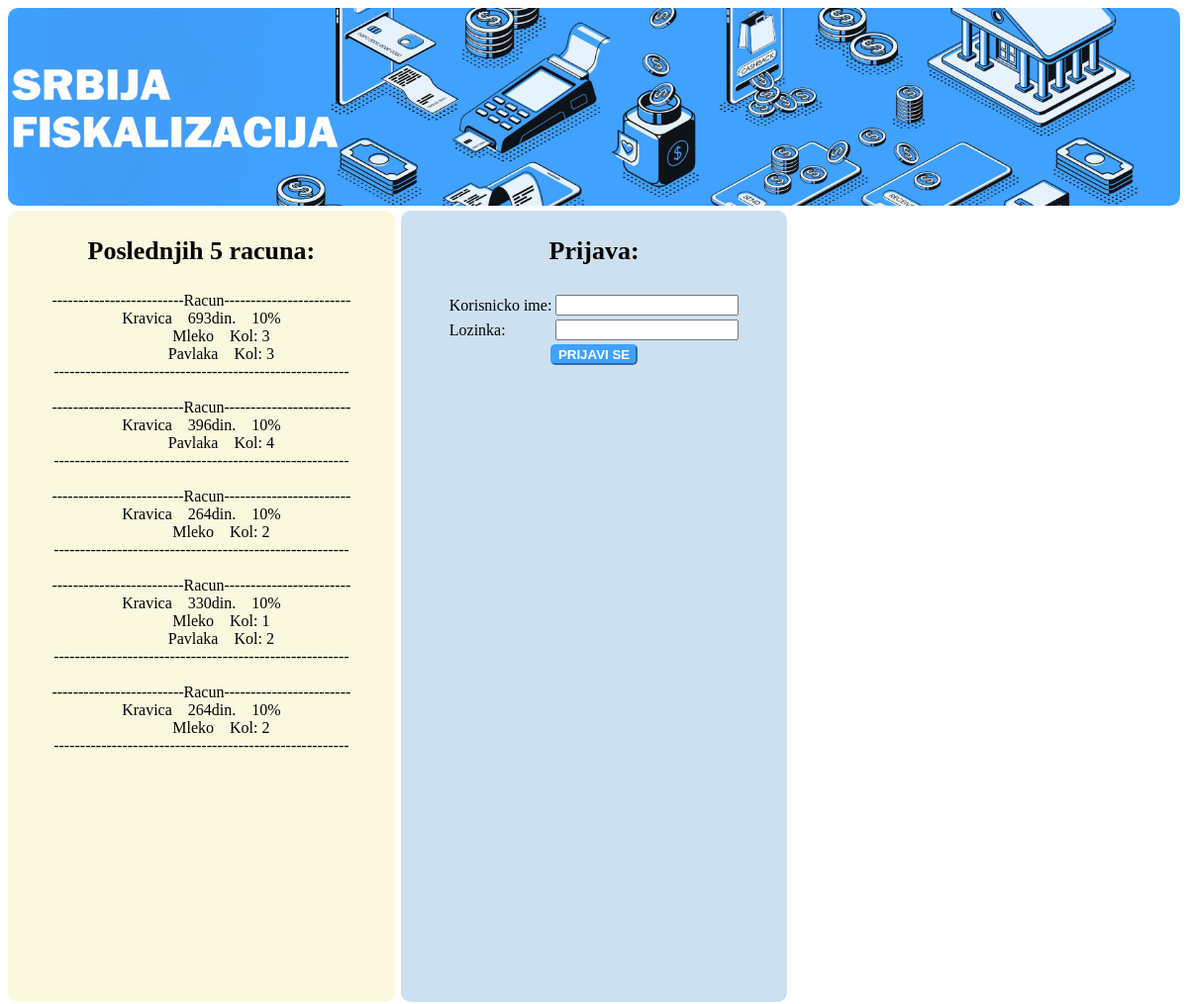
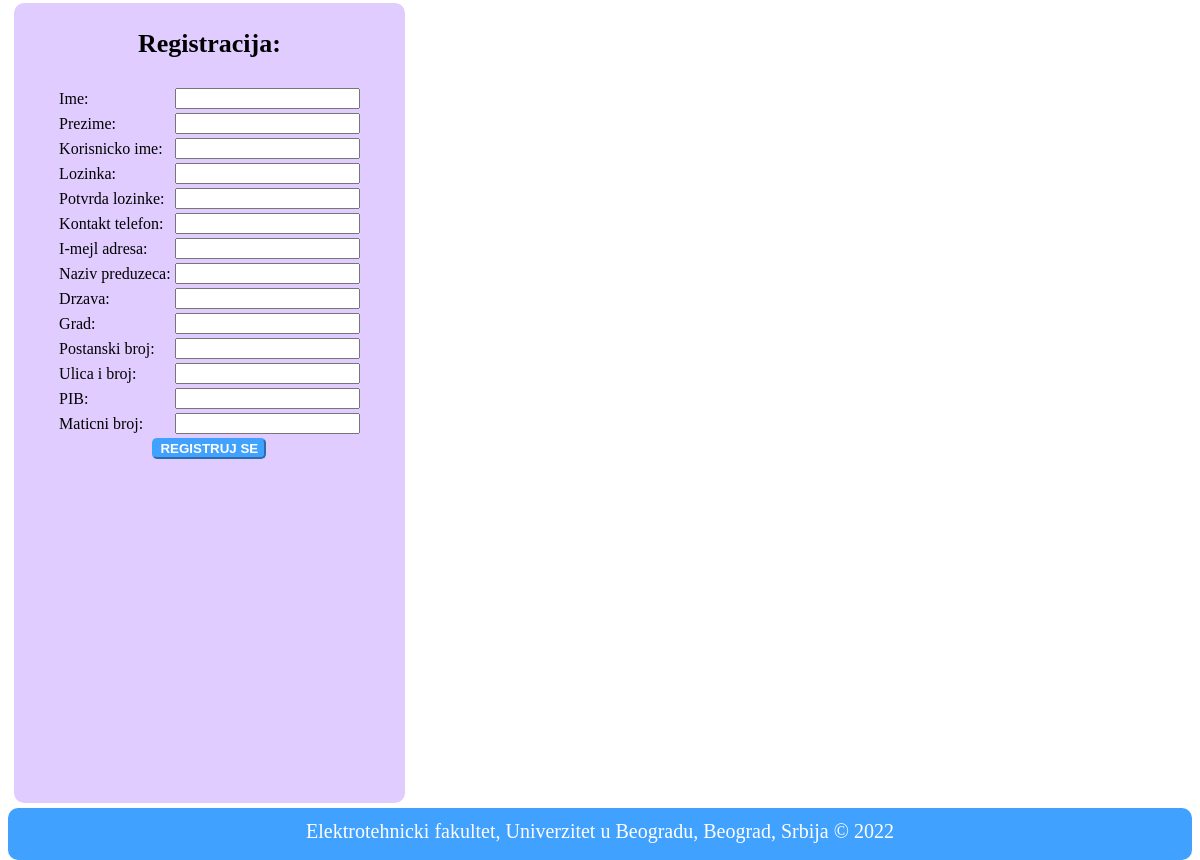
The page / on the database its author committed (2 pictures, top to bottom).
### tables this page shows
CREATE TABLE IF NOT EXISTS `racun` (
  `id_racuna` int(11) NOT NULL AUTO_INCREMENT,
  `id_preduzeca` int(11) NOT NULL,
  `iznos_racuna` float NOT NULL,
  `iznos_poreza` float NOT NULL,
  `licna_karta` varchar(10) DEFAULT NULL,
  `ime` varchar(40) DEFAULT NULL,
  `prezime` varchar(40) DEFAULT NULL,
  `broj_racuna` int(11) DEFAULT NULL,
  `narucilac` int(11) DEFAULT NULL,
  `datum` datetime NOT NULL,
  PRIMARY KEY (`id_racuna`),
  KEY `id_preduzeca` (`id_preduzeca`),
  KEY `narucilac` (`narucilac`)
);

CREATE TABLE IF NOT EXISTS `preduzece` (
  `korisnicko_ime` varchar(40) NOT NULL,
  `id_preduzeca` int(11) NOT NULL AUTO_INCREMENT,
  `naziv` varchar(30) NOT NULL,
  `drzava` varchar(30) NOT NULL,
  `grad` varchar(30) NOT NULL,
  `postanski_broj` varchar(10) NOT NULL,
  `ulica_broj` varchar(40) NOT NULL,
  `pib` varchar(9) NOT NULL,
  `maticni_broj` varchar(8) NOT NULL,
  `broj_objekata` int(11) DEFAULT NULL,
  `broj_delatnosti` int(11) DEFAULT NULL,
  `broj_ziro_racuna` int(11) DEFAULT NULL,
  `pdv` tinyint(4) DEFAULT NULL COMMENT '0-nije, 1-jeste pdv',
  PRIMARY KEY (`korisnicko_ime`),
  KEY `id_preduzeca` (`id_preduzeca`)
);

CREATE TABLE IF NOT EXISTS `roba_sa_racuna` (
  `id_rsr` int(11) NOT NULL AUTO_INCREMENT,
  `id_racuna` int(11) NOT NULL,
  `id_artikla` int(11) NOT NULL,
  `kolicina` int(11) NOT NULL,
  PRIMARY KEY (`id_rsr`),
  KEY `id_racuna` (`id_racuna`),
  KEY `id_artikla` (`id_artikla`)
);

CREATE TABLE IF NOT EXISTS `artikal` (
  `id_artikla` int(11) NOT NULL AUTO_INCREMENT,
  `sifra` varchar(20) NOT NULL,
  `naziv` varchar(40) NOT NULL,
  `jedinica_mere` varchar(20) NOT NULL,
  `poreska_stopa` varchar(20) NOT NULL,
  `zemlja_porekla` varchar(100) DEFAULT NULL,
  `strani_naziv` varchar(40) DEFAULT NULL,
  `barkod` varchar(20) DEFAULT NULL,
  `carinska_tarifa` float DEFAULT NULL,
  `eko_taksa` tinyint(4) DEFAULT NULL COMMENT 'da/ne',
  `akciza` tinyint(4) DEFAULT NULL COMMENT 'da/ne',
  `min_zalihe` int(11) DEFAULT NULL,
  `max_zalihe` int(11) DEFAULT NULL,
  `opis` varchar(100) DEFAULT NULL,
  `deklaracija` varchar(40) DEFAULT NULL,
  `slika` varchar(50) DEFAULT NULL,
  `nabavna_cena` float NOT NULL,
  `prodajna_cena` float NOT NULL,
  `lager` int(11) NOT NULL,
  `kategorija` int(11) DEFAULT NULL,
  `id_objekta` int(11) NOT NULL,
  `id_preduzeca` int(11) NOT NULL,
  PRIMARY KEY (`id_artikla`),
  KEY `kategorija` (`kategorija`),
  KEY `naziv_objekta` (`id_objekta`),
  KEY `id_objekta` (`id_objekta`),
  KEY `id_preduzeca` (`id_preduzeca`)
);

### index.php (the view, shortened to what this page needs)
<!DOCTYPE html>
<html>
<head>
    <link rel="stylesheet" type="text/css" href="stilovi.css" />
</head>
<body>
    <?php
    require_once('dbconnection.php');
    ?>
    <?php
    require_once('header_div.php');
    ?>
    <div id="container">
        <div id="left_index">
            <p id="center">Poslednjih 5 racuna:</p>
            <div id="center">
                <dl>
                    <?php
                    $result8 = mysqli_query($con, "SELECT * FROM racun ORDER BY id_racuna DESC LIMIT 5");
                    if (mysqli_num_rows($result8) > 0) {
                        while ($row8 = mysqli_fetch_array($result8)) {
                            $result9 = mysqli_query($con, "SELECT * FROM preduzece WHERE id_preduzeca = '" . $row8['id_preduzeca'] . "'");
                            $row9 = mysqli_fetch_array($result9);
                    ?>
                            <dt>-------------------------Racun------------------------</dt>
                            <dt>
                                <?php echo $row9['naziv']; ?> &nbsp;&nbsp;
                                <?php echo $row8['iznos_racuna']; ?>din. &nbsp;&nbsp;
                                <?php echo $row8['iznos_poreza']; ?>%
                            </dt>
                            <?php
                            $res3 = mysqli_query($con, "SELECT * FROM roba_sa_racuna WHERE id_racuna = '" . $row8['id_racuna'] . "'");
                            if (mysqli_num_rows($res3) > 0) {
                                while ($rw3 = mysqli_fetch_array($res3)) {
                                    $res4 = mysqli_query($con, "SELECT * FROM artikal WHERE id_artikla = '" . $rw3['id_artikla'] . "'");
                                    $rw4 = mysqli_fetch_array($res4);
                            ?>
                                    <dd>
                                        <?php echo $rw4['naziv']; ?> &nbsp;&nbsp;
                                        Kol: <?php echo $rw3['kolicina']; ?>
                                    </dd>
                            <?php
                                }
                            }
                            ?>
                            <dt>--------------------------------------------------------</dt>
                            <dt><br /></dt>
                    <?php
                        }
                    }
                    ?>
                </dl>
            </div>
        </div>
        <div id="center_index">
            <p id="center">Prijava:</p>
            <form name="prijava" method="POST">
                <table id="tabela_1">
                    <tr>
                        <td>Korisnicko ime:</td>
                        <td>
                            <input type="text" name="korisnicko_ime" value="<?php if (isset($_SESSION['ime'])) {
                                                                                echo $_SESSION['ime'];
                                                                            } else {
                                                                                echo "";
                                                                            } ?>">
                        </td>
                    </tr>
                    <tr>
                        <td>Lozinka:</td>
                        <td><input type="password" name="lozinka"></td>
                    </tr>
                    <tr>
                        <td colspan="2" id="center">
                            <input type="submit" id="dugme_1" name="prijava" value="PRIJAVI SE">
                        </td>
                    </tr>
                </table>
            </form>
        </div>
        <div id="right_index">
            <p id="center">Registracija:</p>
            <form name="registracija" method="POST" onsubmit="return(registracijapreduzeca())">
                <table id="tabela_1">
                    <tr>
                        <td>Ime:</td>
                        <td><input type="text" name="ime"></td>
                    </tr>
                    <tr>
                        <td>Prezime:</td>
                        <td><input type="text" name="prezime"></td>
                    </tr>
                    <tr>
                        <td>Korisnicko ime:</td>
                        <td><input type="text" name="kor_ime"></td>
                    </tr>
                    <tr>
                        <td>Lozinka:</td>
                        <td><input type="password" name="lozinka1"></td>
                    </tr>
                    <tr>
                        <td>Potvrda lozinke:</td>
                        <td><input type="password" name="lozinka2"></td>
                    </tr>
                    <tr>
                        <td>Kontakt telefon:</td>
                        <td><input type="text" name="telefon"></td>
                    </tr>
                    <tr>
                        <td>I-mejl adresa:</td>
                        <td><input type="text" name="mejl_adresa"></td>
                    </tr>
                    <tr>
                        <td>Naziv preduzeca:</td>
                        <td><input type="text" name="naziv_preduzeca"></td>
                    </tr>
                    <tr>
                        <td>Drzava:</td>
                        <td><input type="text" name="drzava"></td>
                    </tr>
                    <tr>
                        <td>Grad:</td>
                        <td><input type="text" name="grad"></td>
                    </tr>
                    <tr>
                        <td>Postanski broj:</td>
                        <td><input type="text" name="postanski_broj"></td>
                    </tr>
                    <tr>
                        <td>Ulica i broj:</td>
                        <td><input type="text" name="ulica_broj"></td>
                    </tr>
                    <tr>
                        <td>PIB:</td>
                        <td><input type="text" name="pib" maxlength="9"></td>
                    </tr>
                    <tr>
                        <td>Maticni broj:</td>
                        <td><input type="text" name="maticni_broj" maxlength="8"></td>
                    </tr>
                    <tr>
                        <td colspan="2" id="center">
                            <input type="submit" id="dugme_1" name="reg" value="REGISTRUJ SE">
                        </td>
                    </tr>
                </table>
            </form>
        </div>
    </div>
    <?php
    require_once('footer_div.php');
    ?>
</body>
</html>

### stilovi.css (style rules this page uses)
#container { height: 500px; }
#left_index { width: 33%; height: 800px; float: left; border-radius: 10px; background-color: #faf8de; margin-top: 5px; }
#left_index p { font-size: 26px; font-weight: bold; }
#center_index { width: 33%; height: 800px; float: left; border-radius: 10px; background-color: #cce0f0; margin-left: 6px; margin-top: 5px; }
#center_index p { font-size: 26px; font-weight: bold; }
#right_index { width: 33%; height: 800px; float: left; border-radius: 10px; background-color: #e0ccff; margin-left: 6px; margin-top: 5px; }
#right_index p { font-size: 26px; font-weight: bold; }
#tabela_1 { margin: 0 auto; }
#center { text-align: center; }
#dugme_1 { background-color: #40a1ff; color: white; font-weight: bold; outline: none; border-radius: 5px; border-color: #40a1ff; }

### rows shown on the page
racun: preduzece.naziv "Kravica", iznos_racuna "693", iznos_poreza "10"
roba_sa_racuna: id_artikla.naziv "Mleko", kolicina "3"
roba_sa_racuna: id_artikla.naziv "Pavlaka", kolicina "3"
racun: preduzece.naziv "Kravica", iznos_racuna "396", iznos_poreza "10"
roba_sa_racuna: id_artikla.naziv "Pavlaka", kolicina "4"
racun: preduzece.naziv "Kravica", iznos_racuna "264", iznos_poreza "10"
roba_sa_racuna: id_artikla.naziv "Mleko", kolicina "2"
racun: preduzece.naziv "Kravica", iznos_racuna "330", iznos_poreza "10"
roba_sa_racuna: id_artikla.naziv "Mleko", kolicina "1"
roba_sa_racuna: id_artikla.naziv "Pavlaka", kolicina "2"
racun: preduzece.naziv "Kravica", iznos_racuna "264", iznos_poreza "10"
roba_sa_racuna: id_artikla.naziv "Mleko", kolicina "2"
